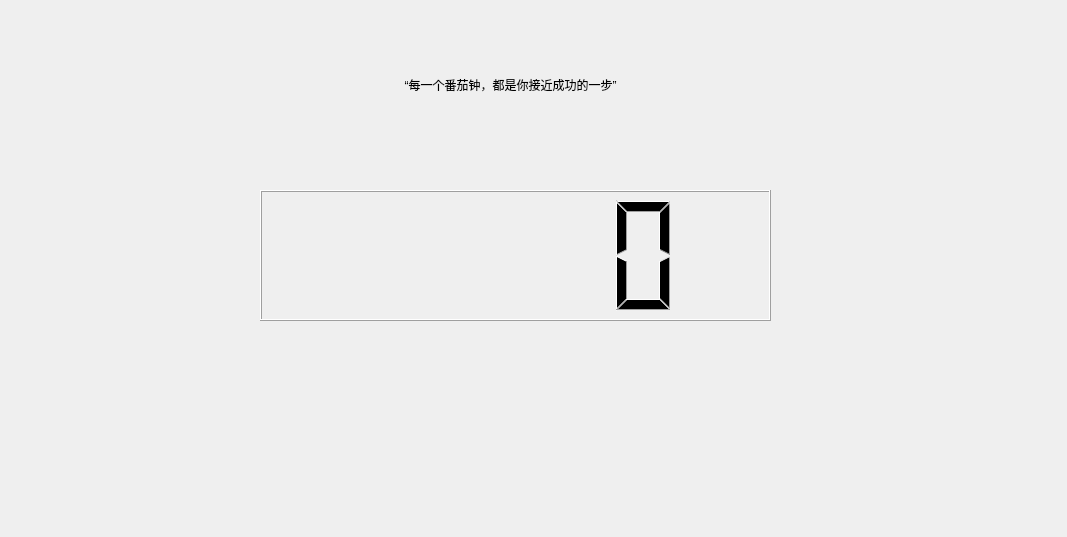
<?xml version="1.0" encoding="UTF-8"?>
<ui version="4.0">
 <class>homePage</class>
 <widget class="QWidget" name="homePage">
  <property name="geometry">
   <rect>
    <x>0</x>
    <y>0</y>
    <width>1067</width>
    <height>537</height>
   </rect>
  </property>
  <property name="focusPolicy">
   <enum>Qt::WheelFocus</enum>
  </property>
  <property name="contextMenuPolicy">
   <enum>Qt::PreventContextMenu</enum>
  </property>
  <property name="windowTitle">
   <string>番茄钟</string>
  </property>
  <property name="windowIcon">
   <iconset resource="images.qrc">
    <normaloff>:/photos/tomato.png</normaloff>:/photos/tomato.png</iconset>
  </property>
  <property name="layoutDirection">
   <enum>Qt::LeftToRight</enum>
  </property>
  <widget class="QPushButton" name="settingPutton">
   <property name="geometry">
    <rect>
     <x>940</x>
     <y>40</y>
     <width>91</width>
     <height>91</height>
    </rect>
   </property>
   <property name="layoutDirection">
    <enum>Qt::LeftToRight</enum>
   </property>
   <property name="styleSheet">
    <string notr="true">background-color: transparent;  border: none;
</string>
   </property>
   <property name="text">
    <string/>
   </property>
  </widget>
  <widget class="QPushButton" name="adding">
   <property name="geometry">
    <rect>
     <x>40</x>
     <y>40</y>
     <width>81</width>
     <height>81</height>
    </rect>
   </property>
   <property name="font">
    <font>
     <family>微软雅黑</family>
     <pointsize>9</pointsize>
     <italic>false</italic>
     <bold>false</bold>
     <kerning>false</kerning>
    </font>
   </property>
   <property name="toolTip">
    <string/>
   </property>
   <property name="styleSheet">
    <string notr="true">background-color: transparent; border: none;
</string>
   </property>
   <property name="text">
    <string/>
   </property>
  </widget>
  <widget class="QPushButton" name="positiveTiming">
   <property name="geometry">
    <rect>
     <x>440</x>
     <y>430</y>
     <width>151</width>
     <height>61</height>
    </rect>
   </property>
   <property name="font">
    <font>
     <family>微软雅黑</family>
     <pointsize>9</pointsize>
     <italic>false</italic>
     <bold>false</bold>
    </font>
   </property>
   <property name="toolTip">
    <string/>
   </property>
   <property name="styleSheet">
    <string notr="true">font: 9pt &quot;微软雅黑&quot;;
background-color: transparent;  border: none;

</string>
   </property>
   <property name="text">
    <string/>
   </property>
  </widget>
  <widget class="QPushButton" name="initialSettingPutton_2">
   <property name="geometry">
    <rect>
     <x>440</x>
     <y>360</y>
     <width>151</width>
     <height>61</height>
    </rect>
   </property>
   <property name="font">
    <font>
     <family>微软雅黑</family>
     <pointsize>9</pointsize>
     <italic>false</italic>
     <bold>false</bold>
    </font>
   </property>
   <property name="styleSheet">
    <string notr="true">font: 9pt &quot;微软雅黑&quot;;
background-color: transparent; border: none;</string>
   </property>
   <property name="text">
    <string/>
   </property>
  </widget>
  <widget class="QLabel" name="label_2">
   <property name="geometry">
    <rect>
     <x>-50</x>
     <y>0</y>
     <width>1121</width>
     <height>171</height>
    </rect>
   </property>
   <property name="styleSheet">
    <string notr="true">font: 290 18pt url(:/font/shangshoujianghushufati.ttf)</string>
   </property>
   <property name="text">
    <string>&lt;html&gt;&lt;head/&gt;&lt;body&gt;&lt;p align=&quot;center&quot;&gt;“每一个番茄钟，都是你接近成功的一步”&lt;/p&gt;&lt;/body&gt;&lt;/html&gt;</string>
   </property>
   <property name="alignment">
    <set>Qt::AlignCenter</set>
   </property>
  </widget>
  <widget class="QLCDNumber" name="currentTime">
   <property name="geometry">
    <rect>
     <x>260</x>
     <y>190</y>
     <width>511</width>
     <height>131</height>
    </rect>
   </property>
  </widget>
  <zorder>label_2</zorder>
  <zorder>settingPutton</zorder>
  <zorder>adding</zorder>
  <zorder>positiveTiming</zorder>
  <zorder>initialSettingPutton_2</zorder>
  <zorder>currentTime</zorder>
 </widget>
 <resources>
  <include location="images.qrc"/>
 </resources>
 <connections/>
</ui>
